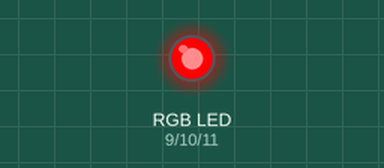
Recording of a sketch running on a simulated Arduino Uno, built with avr-gcc and run on an emulated ATmega328P. On the bench: an RGB LED mixed from three pins (HIGH = lit).

Above: at 0.2 s.
At 0.6 s:
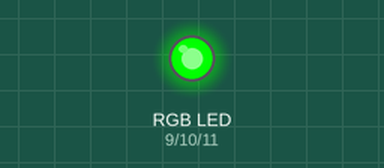
At 2.2 s:
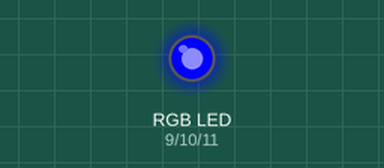
Timing chart, 0 to 3.0 s (numbered marks = the images above):
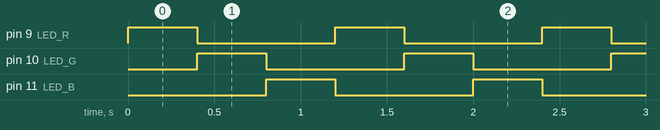

Measured:
- by itself, pin 9 (LED_R), pin 10 (LED_G), pin 11 (LED_B): alternates HIGH for 0.40 s and LOW for 0.80 s
- by itself, everything shown: repeats every 1.2 s, in 4 steps

The sketch:

mikamonsma-opdr204-rgb-led-4x.ino
```cpp
#define LED_R 9
#define LED_G 10
#define LED_B 11
int pause = 400;

void setup() {
  // put your setup code here, to run once:
    pinMode(LED_R, OUTPUT) ;
    pinMode(LED_G, OUTPUT) ;
    pinMode(LED_B, OUTPUT) ;
}

void loop() {
  // put your main code here, to run repeatedly:
  digitalWrite(LED_R, 0);
  digitalWrite(LED_R, 255);
  delay(pause);
  digitalWrite(LED_R, 0);
  digitalWrite(LED_G, 0);
  digitalWrite(LED_G, 255);
  delay(pause);
  digitalWrite(LED_G, 0);
  digitalWrite(LED_B, 0);
  digitalWrite(LED_B, 255);
  delay(pause);
  digitalWrite(LED_B, 0);

}
```
